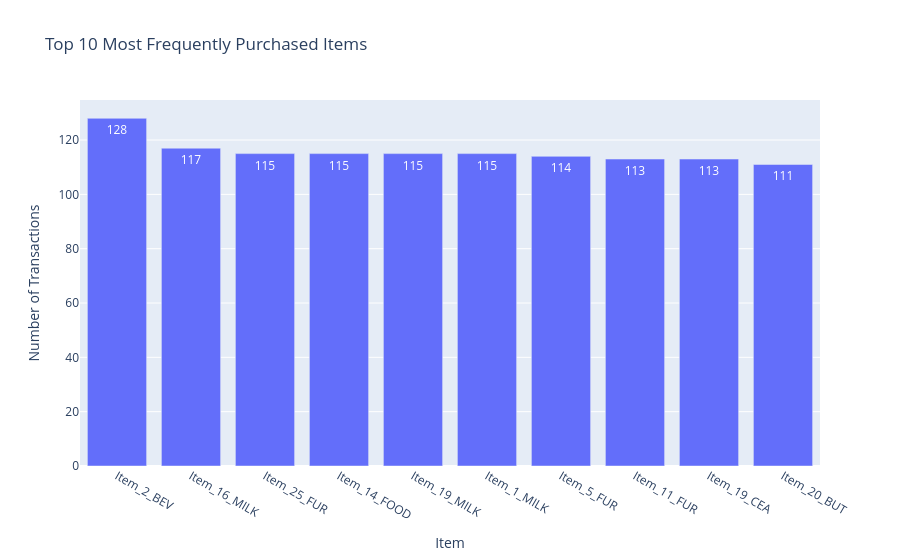

Notebook code for this chart:
### Code cell
# Q. Which items are the most frequently purchased?
"""
Insights...
Item_2_BEV is the most frequently purchased item, while the top purchases are distributed across several product categories.
"""

item_counts = df["Item"].value_counts().head(10)
fig = px.bar(
    x=item_counts.index,
    y=item_counts.values,
    labels={"x": "Item", "y": "Number of Transactions"},
    title="Top 10 Most Frequently Purchased Items",
    text=item_counts.values,
)

fig.show()

### Figure 1 — Plotly figure (JSON) as saved in the notebook; plotly's stock layout.template omitted (floating-point values rounded to 4 significant figures)
{"data": [{"hovertemplate": "Item=%{x}<br>Number of Transactions=%{y}<br>text=%{text}<extra></extra>", "legendgroup": "", "marker": {"color": "#636efa", "pattern": {"shape": ""}}, "name": "", "orientation": "v", "showlegend": false, "text": [128.0, 117.0, 115.0, 115.0, 115.0, 115.0, 114.0, 113.0, 113.0, 111.0], "textposition": "auto", "type": "bar", "x": ["Item_2_BEV", "Item_16_MILK", "Item_25_FUR", "Item_14_FOOD", "Item_19_MILK", "Item_1_MILK", "Item_5_FUR", "Item_11_FUR", "Item_19_CEA", "Item_20_BUT"], "xaxis": "x", "y": [128, 117, 115, 115, 115, 115, 114, 113, 113, 111], "yaxis": "y"}], "layout": {"barmode": "relative", "legend": {"tracegroupgap": 0}, "title": {"text": "Top 10 Most Frequently Purchased Items"}, "xaxis": {"anchor": "y", "domain": [0, 1], "title": {"text": "Item"}}, "yaxis": {"anchor": "x", "domain": [0, 1], "title": {"text": "Number of Transactions"}}}}
